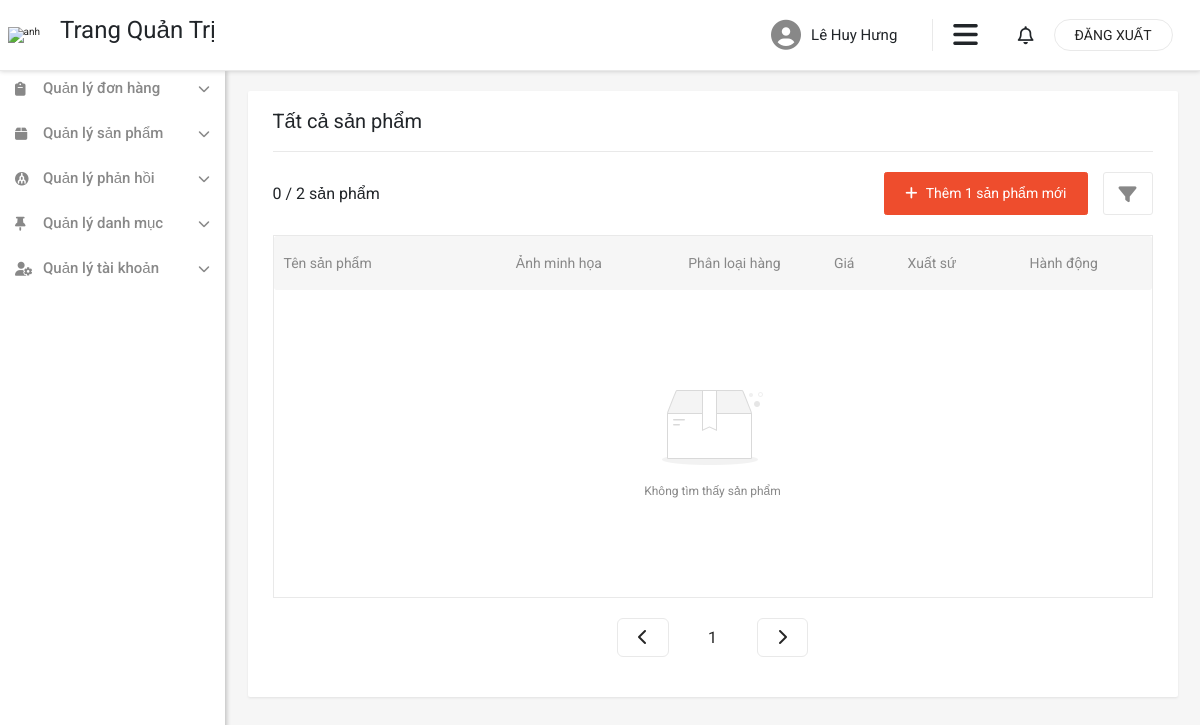
The app's page /admin/product/index.php?order=price&sort=DESC&page=2 (signed in), older data.
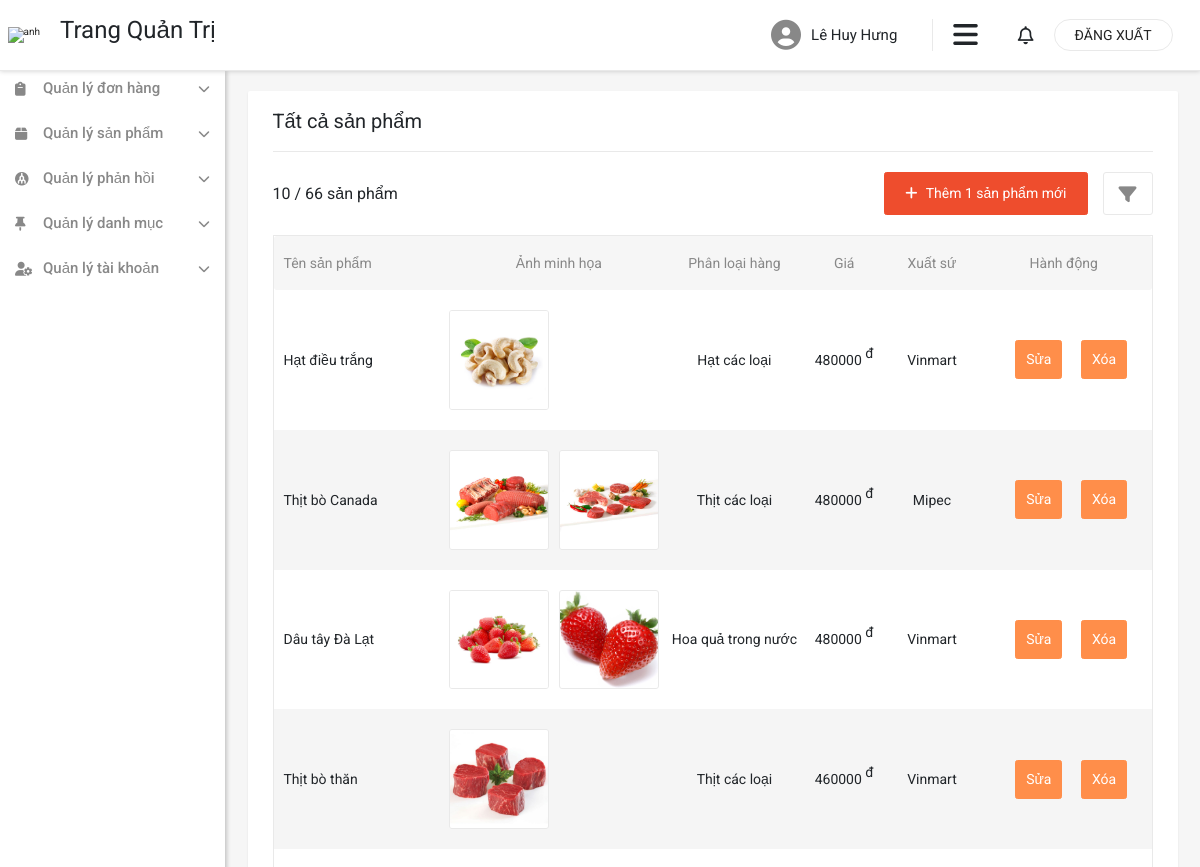
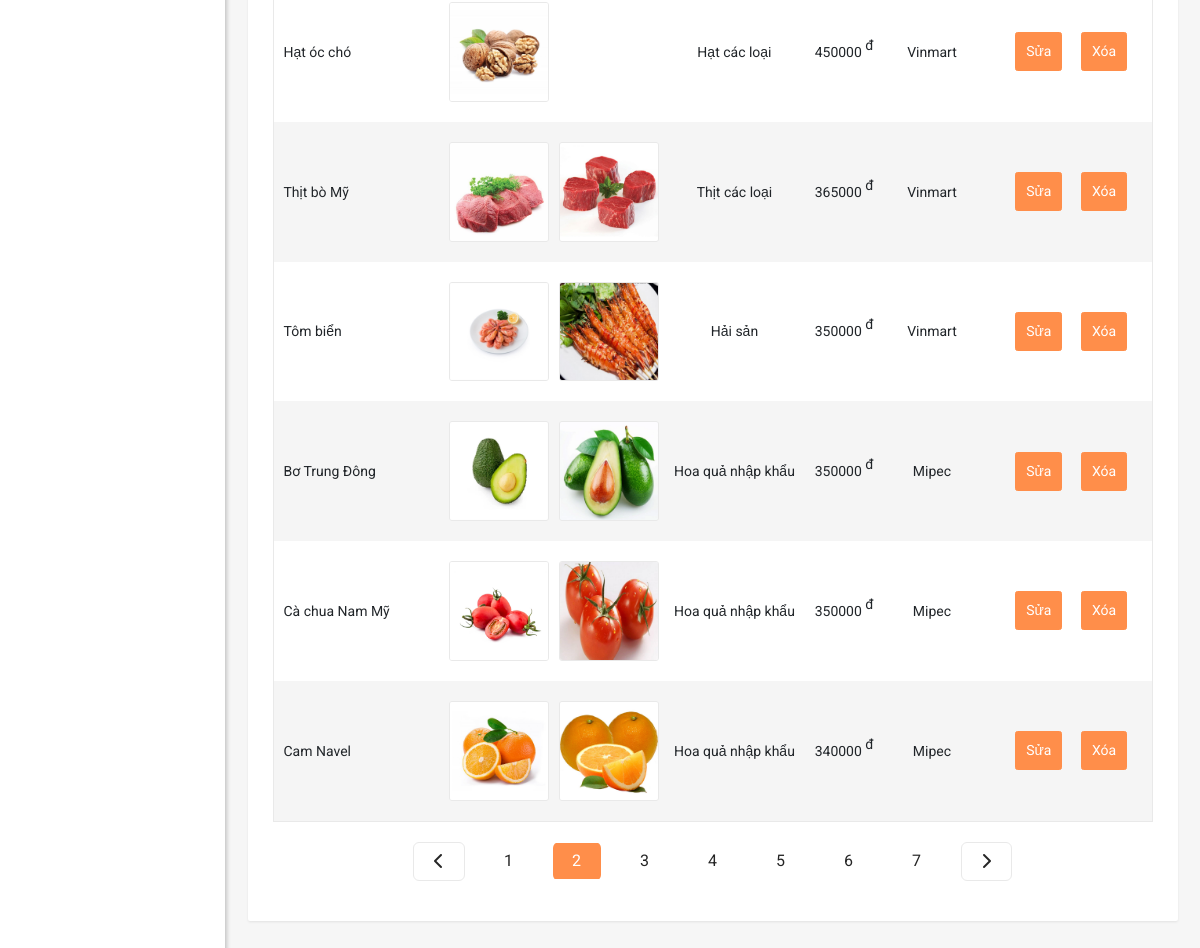
The same page, newer data (2 pictures, top to bottom).
### tables this page shows
CREATE TABLE `product` (
  `id` int(11) NOT NULL,
  `cate_id` int(11) NOT NULL,
  `title` varchar(100) NOT NULL,
  `price` int(11) NOT NULL,
  `unit` varchar(20) NOT NULL,
  `country` varchar(50) NOT NULL,
  `discount` int(11) NOT NULL,
  `quantity` int(11) NOT NULL,
  `description` longtext NOT NULL,
  `created_At` datetime NOT NULL,
  `updated_At` datetime NOT NULL,
  `deleted` int(11) NOT NULL DEFAULT 0
);

CREATE TABLE `galery` (
  `id` int(11) NOT NULL,
  `product_id` int(11) NOT NULL,
  `thumbnail` varchar(500) NOT NULL,
  `created_At` datetime NOT NULL
);

CREATE TABLE `category` (
  `id` int(11) NOT NULL,
  `name` varchar(50) NOT NULL,
  `created_At` datetime NOT NULL,
  `updated_At` datetime NOT NULL
);

### database/dbhelper.php (called while the page is built, shortened)
<?php
function executeResult($sql, $isSingle = false)
{
    $data = null;
    $cont = mysqli_connect(HOST, USERNAME, PASSWORD, DATABASE);
    mysqli_set_charset($cont, "utf8");
    $result = mysqli_query($cont, $sql);
    if ($isSingle) {
        $data = mysqli_fetch_array($result, 1);
    } else {
        $data = [];
        while (($row = mysqli_fetch_array($result, 1)) != null) {
            $data[] = $row;
        }
    }
    return $data;
}

### ultils/ultility.php (called while the page is built, shortened)
<?php
function fixInjection($sql)
{
    $sql = str_replace('\\', '\\\\', $sql);
    $sql = str_replace('\'', '\\\'', $sql);
    return $sql;
}
function getGet($key)
{
    $value = "";
    if (isset($_GET[$key])) {
        $value = $_GET[$key];
        $value = fixInjection($value);
    }
    return $value;
}

### admin/product/index.php (the view, shortened to what the changed rows need)
<?php
require_once '../../database/dbhelper.php';
require_once '../../ultils/ultility.php';
$order_by = $sort = "";
$limit = 10;
$page = 0;
if (!empty($_GET)) {
    $order_by = getGet('order');
    $sort = getGet('sort');
    $page = getGet('page');
} else {
    $page = 1;
    $order_by = "price";
    $sort = "DESC";
}
$page_first_result = ($page - 1) * $limit;
$quantity = count(executeResult("SELECT * FROM product"));
$number_page = ceil($quantity / $limit);
$sql = "SELECT product.id, cate_id, title, country, price, deleted, name FROM product INNER JOIN category ON product.cate_id = category.id WHERE deleted = 0 ORDER BY $order_by $sort LIMIT " . $page_first_result . "," . $limit;
$products = executeResult($sql);
$img = "SELECT * FROM galery";
$list = executeResult($img);
?>
<!DOCTYPE html>
<html lang="en">
<head>
    <link href="https://cdn.jsdelivr.net/npm/bootstrap@5.1.3/dist/css/bootstrap.min.css" rel="stylesheet"
 />
    <link rel="stylesheet" href="https://cdnjs.cloudflare.com/ajax/libs/font-awesome/6.1.1/css/all.min.css"
 />
    <link rel="stylesheet" href="./../../dist/css/style.css" />
</head>
<?php
require_once './../inc/header.php';
?>
<div class="row">
    <div class="col admin__component">
        <div class="container">
            <div class="row">
                <div class="col list-product shadow-sm">
                    <div class="list-product__header">
                        <h2>Tất cả sản phẩm</h2>
                    </div>
                    <div class="list-product__action">
                        <div class="list-product__action__header">
                            <h3><?=count($products)?> / <?=$quantity?> sản phẩm</h3>
                        </div>
                    </div>
                    <div class="list">
                        <div class="list__body">
                            <?php
if (!empty($products)) {
    foreach ($products as $row) {
        echo '<div class="list__item">
            <div class="list__name list__name--body">
                <p>' . $row['title'] . '</p>
            </div>
            <div class="list__pictures list__pictures--body">';
        foreach ($list as $item) {
            if ($item['product_id'] == $row['id']) {
                echo "<img src='../../assets/thumbnail/" . $item['thumbnail'] . "' alt='anh' class='img' />";
            }
        }
        echo '</div>
            <div class="list__cate list__cate--body">
                <p>' . $row['name'] . '</p>
            </div>
            <div class="list__price list__price--body">
                <p>' . $row['price'] . ' <sup>đ</sup></p>
            </div>
            <div class="list__origin list__origin--body">
                <p>' . $row['country'] . '</p>
            </div>
            <div class="list__action list__action--body">
                <a href="./edit/?id=' . $row['id'] . '">
                    <button class="btn btn-secondary list__action__btn shadow-none">
                        Sửa
                    </button>
                </a>
                <a href="./delete_product_process.php/?id=' . $row['id'] . '"  class="delete">
                    <button class="btn btn-secondary list__action__btn shadow-none">
                        Xóa
                    </button>
                </a>
            </div>
            </div>';
    }
} else {
    echo "<div class='list__body--empty'>
        <img src='./../../assets/list-empty.png' alt='anh' />
        <p>Không tìm thấy sản phẩm</p>
        </div>";
}
?>
                        </div>
                    </div>
                    <nav class="pagination--wrap" aria-label="pagination">
                        <ul class="pagination pagination-lg">
                            <?php
for ($i = 1; $i <= $number_page; $i++) {
    if ($i == $page) {
        echo '<li class="page-item active">
                <a class="page-link" href="?order=' . $order_by . '&sort=' . $sort . '&page=' . $i . '">' . $i . '</a>
            </li>';
    } else {
        echo '<li class="page-item">
                <a class="page-link" href="?order=' . $order_by . '&sort=' . $sort . '&page=' . $i . '">' . $i . '</a>
            </li>';
    }
}
?>
                        </ul>
                    </nav>
                </div>
            </div>
        </div>
    </div>
</div>
</div>
</div>
</div>
</body>
</html>

Row changes from the older to the newer data that the page shows:
added product: title "Hạt điều trắng", cate.name "Hạt các loại", price "480000", country "Vinmart"
added galery: thumbnail (picture), shown under "Hạt điều trắng"
added product: title "Thịt bò Canada", cate.name "Thịt các loại", price "480000", country "Mipec"
added galery: thumbnail (picture), shown under "Thịt bò Canada"
added galery: thumbnail (picture), shown under "Thịt bò Canada"
added product: title "Dâu tây Đà Lạt", cate.name "Hoa quả trong nước", price "480000", country "Vinmart"
added galery: thumbnail (picture), shown under "Dâu tây Đà Lạt"
added galery: thumbnail (picture), shown under "Dâu tây Đà Lạt"
added product: title "Thịt bò thăn", cate.name "Thịt các loại", price "460000", country "Vinmart"
added galery: thumbnail (picture), shown under "Thịt bò thăn"
added product: title "Hạt óc chó", cate.name "Hạt các loại", price "450000", country "Vinmart"
added galery: thumbnail (picture), shown under "Hạt óc chó"
added product: title "Thịt bò Mỹ", cate.name "Thịt các loại", price "365000", country "Vinmart"
added galery: thumbnail (picture), shown under "Thịt bò Mỹ"
added galery: thumbnail (picture), shown under "Thịt bò Mỹ"
added product: title "Tôm biển", cate.name "Hải sản", price "350000", country "Vinmart"
added galery: thumbnail (picture), shown under "Tôm biển"
added galery: thumbnail (picture), shown under "Tôm biển"
added product: title "Bơ Trung Đông", cate.name "Hoa quả nhập khẩu", price "350000", country "Mipec"
added galery: thumbnail (picture), shown under "Bơ Trung Đông"
added galery: thumbnail (picture), shown under "Bơ Trung Đông"
added product: title "Cà chua Nam Mỹ", cate.name "Hoa quả nhập khẩu", price "350000", country "Mipec"
added galery: thumbnail (picture), shown under "Cà chua Nam Mỹ"
added galery: thumbnail (picture), shown under "Cà chua Nam Mỹ"
added product: title "Cam Navel", cate.name "Hoa quả nhập khẩu", price "340000", country "Mipec"
added galery: thumbnail (picture), shown under "Cam Navel"
added galery: thumbnail (picture), shown under "Cam Navel"
Text that changed along with them:
count($products): "0" → "10"
$quantity: "2" → "66"
new list line: "2"
new list line: "3"
new list line: "4"
new list line: "5"
new list line: "6"
new list line: "7"
text no longer shown: "Không tìm thấy sản phẩm"
